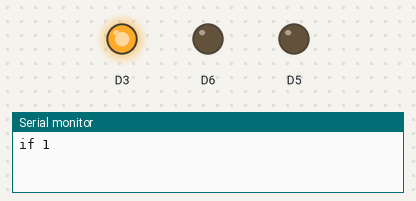
A sketch run on a simulated ESP8266 (NodeMCU). On the bench: output pins drawn as LEDs (lit = HIGH), the last lines printed to the serial monitor. Random numbers use the default seed unless the sketch sets one.

Above: at 0.1 s.
At 1.1 s:
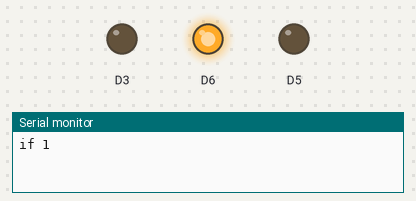
At 2.1 s:
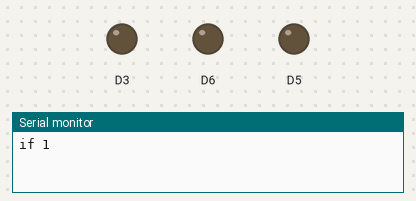
At 14.1 s:
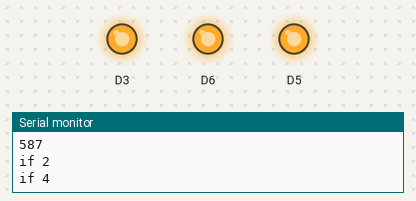
At 25.1 s:
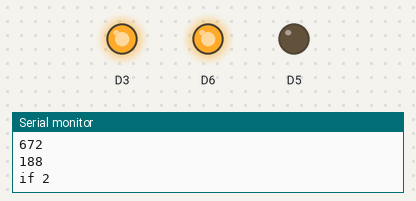
At 37.1 s:
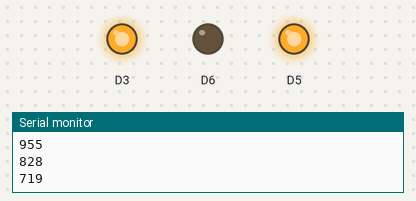
Timing chart, 0 to 38.6 s (numbered marks = the images above):
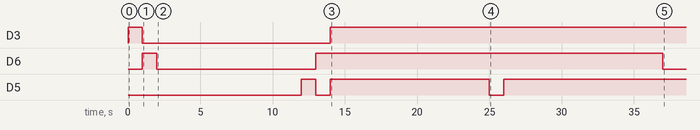

The sketch:

Getallen_bende.ino
```cpp
void setup() {
  // put your setup code here, to run once:
  pinMode(D3, OUTPUT);
  pinMode(D5, OUTPUT);
  pinMode(D6, OUTPUT);
  Serial.begin(115200);

}

void loop() {
  // put your main code here, to run repeatedly:
 int A = random(999);
 int B = random(999);
 int C = random(999);
 int D = random(999);

 if (A > B && A > C){
  Serial.println("if 1");
  digitalWrite(D3, HIGH);

  delay(1000);

  digitalWrite(D3, LOW);
 } if (C > A && A < B){
   Serial.println("if 2");
  digitalWrite(D5, HIGH);

  delay(1000);

  digitalWrite(D5, LOW);
 } if  (B > C && B > A&& C < A)
  Serial.println("if 3");{
   digitalWrite(D6, HIGH);

  delay(1000);

  digitalWrite(D6, LOW);
 }
 if ( D > A&&B&&C){
  Serial.println("if 4");
   digitalWrite(D3, HIGH);
   digitalWrite(D5, HIGH);
   digitalWrite(D6, HIGH);


 }
 delay(10000);

 Serial.println(A);
 Serial.println(B);
 Serial.println(C);
 Serial.println(D);


}
```

Measured:
- by itself, D3: LOW → HIGH at 0.00 s, → LOW 1.0 s later, → HIGH 13.0 s later
- by itself, D6: LOW → HIGH at 1.0 s, → LOW 1.0 s later, → HIGH 11.0 s later, → LOW 24.0 s later
- by itself, D5: goes HIGH 1.0 s, LOW 1.0 s, HIGH 11.0 s, LOW 1.0 s, then HIGH
